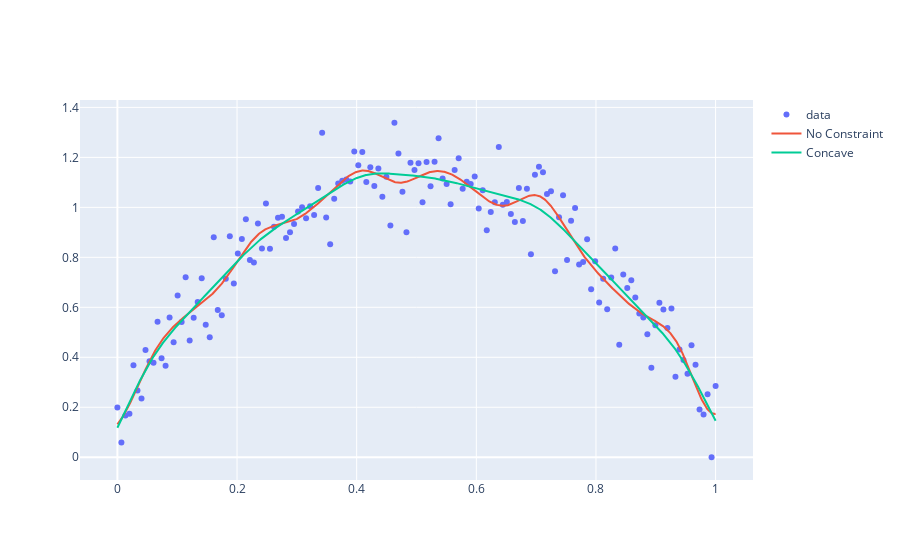

Notebook code cell kept with this figure:
### Code cell
fig = go.Figure()
fig.add_trace(go.Scatter(x=x, y=yconcave, mode="markers", name="data"))
fig.add_trace(go.Scatter(x=xtest, y=ypred, mode="lines", name="No Constraint"))
fig.add_trace(go.Scatter(x=xtest, y=ypredconc, mode="lines", name="Concave"))

### Figure 1 — Plotly figure (JSON) as saved in the notebook; plotly's stock layout.template omitted (floating-point values rounded to 4 significant figures; data arrays with more than 128 entries replaced by an {"elided": "..."} marker saying what was removed)
{"data": [{"mode": "markers", "name": "data", "type": "scatter", "x": {"elided": "150 float values"}, "y": {"elided": "150 float values"}}, {"mode": "lines", "name": "No Constraint", "type": "scatter", "x": {"elided": "1000 float values"}, "y": {"elided": "1000 float values"}}, {"mode": "lines", "name": "Concave", "type": "scatter", "x": {"elided": "1000 float values"}, "y": {"elided": "1000 float values"}}], "layout": {"autosize": true, "xaxis": {"autorange": true, "range": [-0.05841, 1.058], "type": "linear"}, "yaxis": {"autorange": true, "range": [-0.09805, 1.437], "type": "linear"}}}
